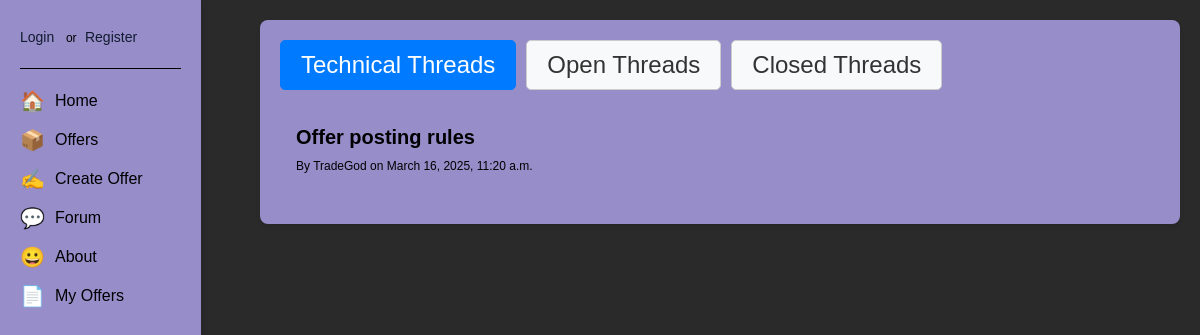
The app's page /forum/ with its own data.
### tradeapp/models.py (models this page shows, shortened)
class Thread(models.Model):
    topic = models.CharField(max_length=200)
    author = models.ForeignKey(User, on_delete=models.CASCADE)
    created_at = models.DateTimeField(default=timezone.now)
    offer = models.ForeignKey(Offer, on_delete=models.CASCADE, related_name='threads', null=True, blank=True)
    is_technical = models.BooleanField(default=False)

### tradeapp/views.py (the view)
# urls.py: path('forum/', views.thread_list, name='thread_list'),
def thread_list(request):
    threads = Thread.objects.all()
    open_threads = [thread for thread in threads if thread.offer and thread.offer.is_open]
    closed_threads = [thread for thread in threads if thread.offer and not thread.offer.is_open]
    technical_threads = [thread for thread in threads if not thread.offer]
    show_closed = request.GET.get('show_closed', 'false').lower() == 'true'
    show_technical = request.GET.get('show_technical', 'true').lower() == 'true'  # Default to True
    if show_technical:
        displayed_threads = technical_threads
    elif show_closed:
        displayed_threads = closed_threads
    else:
        displayed_threads = open_threads
    return render(request, 'forum/thread_list.html', {
        'open_threads': open_threads,
        'closed_threads': closed_threads,
        'technical_threads': technical_threads,
        'displayed_threads': displayed_threads,
        'show_closed': show_closed,
        'show_technical': show_technical,
    })

### tradeapp/templates/forum/thread_list.html (shortened to what this page needs)
{% extends "base.html" %}
{% block content %}
<div class="forum-container">
    <div class="tabs">
        <a href="?show_technical=true&show_closed=false" class="tab {% if show_technical %}active{% endif %}">Technical Threads</a>
        <a href="?show_technical=false&show_closed=false" class="tab {% if not show_technical and not show_closed %}active{% endif %}">Open Threads</a>
        <a href="?show_technical=false&show_closed=true" class="tab {% if show_closed and not show_technical %}active{% endif %}">Closed Threads</a>
    </div>
    <ul class="thread-list">
        {% for thread in displayed_threads %}
        <li class="thread-item {% if thread.offer and not thread.offer.is_open %}closed-thread{% endif %}">
            <a href="{% url 'thread_detail' thread.id %}">
                <h2>{{ thread.topic }}</h2>
                <p>By {{ thread.author.username }} on {{ thread.created_at }}</p>
            </a>
        </li>
        {% empty %}
        <p>No threads available.</p>
        {% endfor %}
    </ul>
</div>
{% endblock %}

### tradeapp/static/css/main.css (style rules this page uses)
* { margin: 0; padding: 0; box-sizing: border-box; }
body { font-family: 'Lucida Sans', 'Lucida Sans Regular', 'Lucida Grande', 'Lucida Sans Unicode', Geneva, Verdana, sans-serif; min-height: 100vh; background-color: rgb(43, 42, 42); color: rgb(0, 0, 0); font-size: 1.5rem; }
h1, h2 { font-size: 1.2rem; color: #ffffff; }
p { font-size: 1rem; color: #ffffff; }
a { text-decoration: none; color: #143723; }
.thread-list { list-style: none; color: #000000; padding: 0; }
.thread-list li { background-color: #978dc9; color: #000000; border: 1px solid #978dc9; border-radius: 4px; margin-bottom: 10px; padding: 15px; }
.thread-list li a { font-size: 22px; color: #000000; }
.thread-list li p { font-size: 12px; margin: 5px 0; color: #000000; }
.forum-container { background-color: #978dc9; border-radius: 8px; box-shadow: 0 2px 4px rgba(0, 0, 0, 0.1); padding: 20px; margin-bottom: 20px; }
.forum-container li p { font-size: 12px; color: #000000; }
.forum-container h2 { font-size: 20px; color: #000000; margin-bottom: 10px; }

### tradeapp/templates/forum/thread_list.html (style rules this page uses)
.tabs { display: flex; margin-bottom: 20px; }
.tab { padding: 10px 20px; margin-right: 10px; border: 1px solid #ccc; border-radius: 5px; text-decoration: none; color: #333; background-color: #f8f9fa; }
.tab.active { background-color: #007bff; color: white; border-color: #007bff; }
.forum-container { margin-bottom: 80px; }

### records on screen
Thread: topic "Offer posting rules", author.username "TradeGod", created_at "March 16, 2025, 11:20 a.m."
